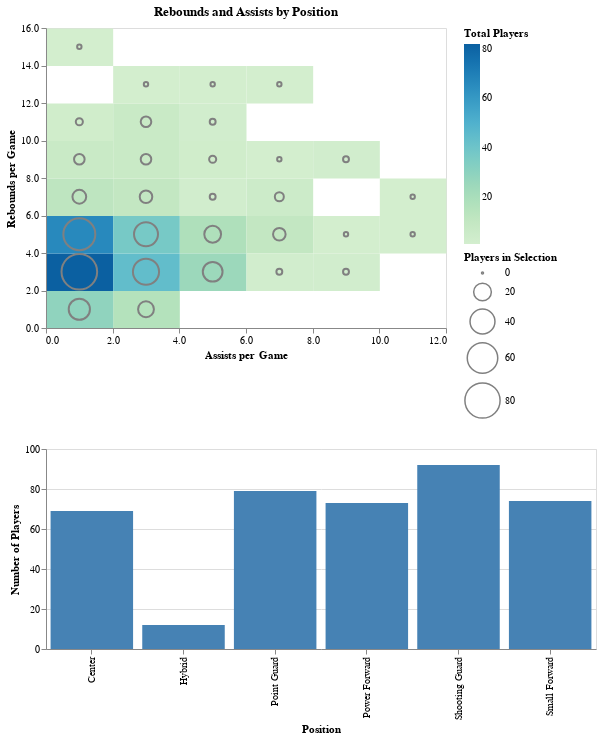

Notebook source saved alongside this figure:
### Code cell
# code assistance from https://altair-viz.github.io/gallery/interactive_cross_highlight.html
pts = alt.selection(type="single", encodings=['x'])

# create heatmap of players within different bins
rect = alt.Chart(player_data, title="Rebounds and Assists by Position").mark_rect().encode(
    alt.X('AST', title="Assists per Game", bin=True),
    alt.Y('TRB', title="Rebounds per Game", bin=True),
    alt.Color('count()',
        scale=alt.Scale(scheme='greenblue'),
        legend=alt.Legend(title='Total Players')
    ),
    tooltip="count()"
)

# create circles to overlay based on bar chart selection
circ = rect.mark_point().encode(
    alt.ColorValue('grey'),
    alt.Size('count()',
        legend=alt.Legend(title='Players in Selection')
    )
).transform_filter(
    pts
)

# create the bar chart to link to the heatmap
bar = alt.Chart(player_data).mark_bar().encode(
    x='Position',
    y=alt.Y('count()', title="Number of Players"),
    color=alt.condition(pts, alt.ColorValue("steelblue"), alt.ColorValue("grey"))
).properties(
    width=550,
    height=200
).add_selection(pts)

# put the three charts together
alt.vconcat(
    rect + circ,
    bar
).resolve_legend(
    color="independent",
    size="independent"
)

### Figure 1 — Vega-Lite specification as saved in the notebook (floating-point values rounded to 4 significant figures; data arrays with more than 128 entries replaced by an {"elided": "..."} marker saying what was removed)
{"config": {"view": {"continuousWidth": 400, "continuousHeight": 300}}, "vconcat": [{"layer": [{"mark": "rect", "encoding": {"color": {"aggregate": "count", "legend": {"title": "Total Players"}, "scale": {"scheme": "greenblue"}, "type": "quantitative"}, "tooltip": {"aggregate": "count", "type": "quantitative"}, "x": {"bin": true, "field": "AST", "title": "Assists per Game", "type": "quantitative"}, "y": {"bin": true, "field": "TRB", "title": "Rebounds per Game", "type": "quantitative"}}, "title": "Rebounds and Assists by Position"}, {"mark": "point", "encoding": {"color": {"value": "grey"}, "size": {"aggregate": "count", "legend": {"title": "Players in Selection"}, "type": "quantitative"}, "tooltip": {"aggregate": "count", "type": "quantitative"}, "x": {"bin": true, "field": "AST", "title": "Assists per Game", "type": "quantitative"}, "y": {"bin": true, "field": "TRB", "title": "Rebounds per Game", "type": "quantitative"}}, "title": "Rebounds and Assists by Position", "transform": [{"filter": {"selection": "selector050"}}]}]}, {"mark": "bar", "encoding": {"color": {"condition": {"value": "steelblue", "selection": "selector050"}, "value": "grey"}, "x": {"field": "Position", "type": "nominal"}, "y": {"aggregate": "count", "title": "Number of Players", "type": "quantitative"}}, "height": 200, "selection": {"selector050": {"type": "single", "encodings": ["x"]}}, "width": 550}], "data": {"name": "data-de7a5b12b78023bb37a712d1c21e19ba"}, "resolve": {"legend": {"color": "independent", "size": "independent"}}, "$schema": "https://vega.github.io/schema/vega-lite/v4.17.0.json", "datasets": {"data-de7a5b12b78023bb37a712d1c21e19ba": {"elided": "399 records"}}}
